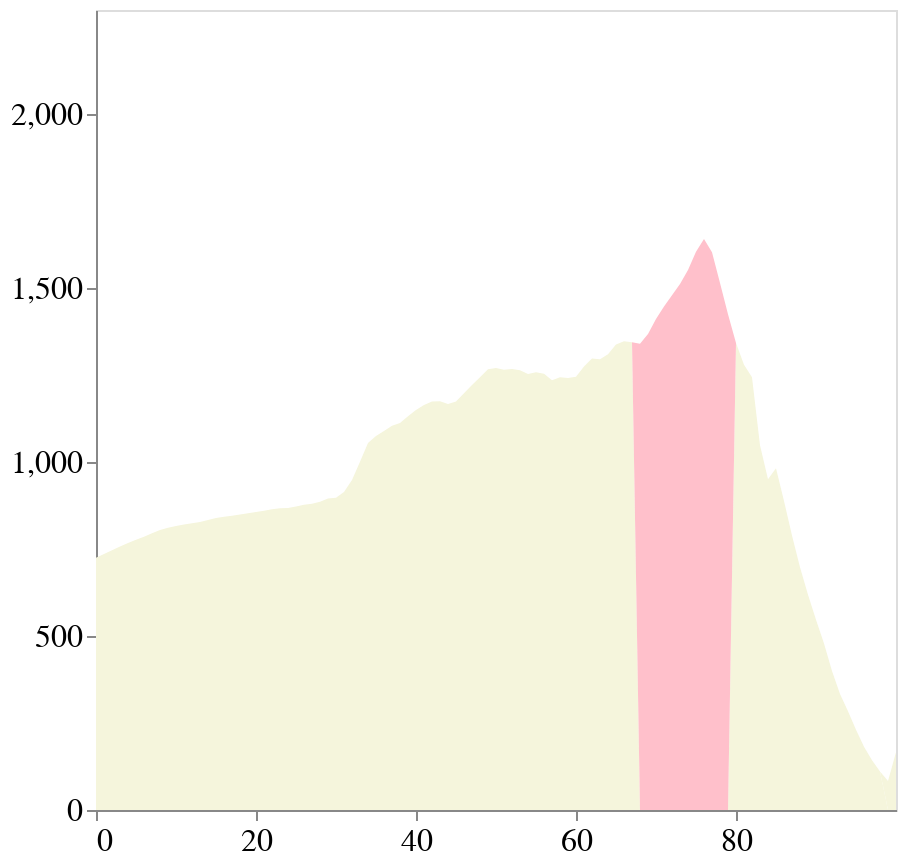

Notebook code for this chart:
### Code cell
import altair as alt
import numpy as np

font = "Arial"
yticks = np.arange(0,2300,500)
xticks = np.arange(0,100,20)
    #y=alt.Y('sum(supply)',
            #scale=alt.Scale(domain=(0, 1500000)),
            #axis=alt.Axis(values=yticks)),

chart = alt.Chart(source).mark_area(opacity=1).encode(
    x=alt.X("age:Q", 
            scale=alt.Scale(domain=(0, 100)),
            axis=alt.Axis(values=xticks, title=None)),
    y=alt.Y("population:Q",
            scale=alt.Scale(domain=(0,2300)),
            axis=alt.Axis(values=yticks, title=None)),
    color=alt.Color("generation:N", 
                    scale=alt.Scale(range=['beige','pink','beige']),
                    legend=None
                   )
).configure_axis(
    grid=False,
    labelFontSize=16,
    titleFontSize=20,
    titleFont=font,
    labelFont=font
).properties(
    height=400,width=400)

chart

### Figure 1 — Vega-Lite specification as saved in the notebook (floating-point values rounded to 4 significant figures)
{"config": {"view": {"continuousWidth": 400, "continuousHeight": 300}, "axis": {"grid": false, "labelFont": "Arial", "labelFontSize": 16, "titleFont": "Arial", "titleFontSize": 20}}, "data": {"name": "data-11283722cb0a74209746f54a0a05bb53"}, "mark": {"type": "area", "opacity": 1}, "encoding": {"color": {"field": "generation", "legend": null, "scale": {"range": ["beige", "pink", "beige"]}, "type": "nominal"}, "x": {"axis": {"title": null, "values": [0.0, 20.0, 40.0, 60.0, 80.0]}, "field": "age", "scale": {"domain": [0, 100]}, "type": "quantitative"}, "y": {"axis": {"title": null, "values": [0.0, 500.0, 1000.0, 1500.0, 2000.0]}, "field": "population", "scale": {"domain": [0, 2300]}, "type": "quantitative"}}, "height": 400, "width": 400, "$schema": "https://vega.github.io/schema/vega-lite/v4.17.0.json", "datasets": {"data-11283722cb0a74209746f54a0a05bb53": [{"age": 0, "generation": "other", "population": 725.4}, {"age": 1, "generation": "other", "population": 735.7}, {"age": 2, "generation": "other", "population": 746.5}, {"age": 3, "generation": "other", "population": 757.7}, {"age": 4, "generation": "other", "population": 767.6}, {"age": 5, "generation": "other", "population": 777.3}, {"age": 6, "generation": "other", "population": 785.9}, {"age": 7, "generation": "other", "population": 795.3}, {"age": 8, "generation": "other", "population": 805.1}, {"age": 9, "generation": "other", "population": 811.7}, {"age": 10, "generation": "other", "population": 816.8}, {"age": 11, "generation": "other", "population": 820.7}, {"age": 12, "generation": "other", "population": 824.2}, {"age": 13, "generation": "other", "population": 828.2}, {"age": 14, "generation": "other", "population": 833.4}, {"age": 15, "generation": "other", "population": 839.3}, {"age": 16, "generation": "other", "population": 843.4}, {"age": 17, "generation": "other", "population": 845.9}, {"age": 18, "generation": "other", "population": 849.3}, {"age": 19, "generation": "other", "population": 853.2}, {"age": 20, "generation": "other", "population": 856.9}, {"age": 21, "generation": "other", "population": 860.6}, {"age": 22, "generation": "other", "population": 864.4}, {"age": 23, "generation": "other", "population": 867.5}, {"age": 24, "generation": "other", "population": 868.6}, {"age": 25, "generation": "other", "population": 872.8}, {"age": 26, "generation": "other", "population": 877.6}, {"age": 27, "generation": "other", "population": 880.6}, {"age": 28, "generation": "other", "population": 886.0}, {"age": 29, "generation": "other", "population": 895.4}, {"age": 30, "generation": "other", "population": 897.9}, {"age": 31, "generation": "other", "population": 914.3}, {"age": 32, "generation": "other", "population": 948.8}, {"age": 33, "generation": "other", "population": 1001.0}, {"age": 34, "generation": "other", "population": 1055.0}, {"age": 35, "generation": "other", "population": 1075.0}, {"age": 36, "generation": "other", "population": 1090.0}, {"age": 37, "generation": "other", "population": 1104.0}, {"age": 38, "generation": "other", "population": 1113.0}, {"age": 39, "generation": "other", "population": 1132.0}, {"age": 40, "generation": "other", "population": 1150.0}, {"age": 41, "generation": "other", "population": 1164.0}, {"age": 42, "generation": "other", "population": 1175.0}, {"age": 43, "generation": "other", "population": 1175.0}, {"age": 44, "generation": "other", "population": 1167.0}, {"age": 45, "generation": "other", "population": 1174.0}, {"age": 46, "generation": "other", "population": 1198.0}, {"age": 47, "generation": "other", "population": 1222.0}, {"age": 48, "generation": "other", "population": 1244.0}, {"age": 49, "generation": "other", "population": 1267.0}, {"age": 50, "generation": "other", "population": 1271.0}, {"age": 51, "generation": "other", "population": 1266.0}, {"age": 52, "generation": "other", "population": 1268.0}, {"age": 53, "generation": "other", "population": 1264.0}, {"age": 54, "generation": "other", "population": 1253.0}, {"age": 55, "generation": "other", "population": 1259.0}, {"age": 56, "generation": "other", "population": 1254.0}, {"age": 57, "generation": "other", "population": 1236.0}, {"age": 58, "generation": "other", "population": 1244.0}, {"age": 59, "generation": "other", "population": 1242.0}, {"age": 60, "generation": "other", "population": 1245.0}, {"age": 61, "generation": "other", "population": 1275.0}, {"age": 62, "generation": "other", "population": 1298.0}, {"age": 63, "generation": "other", "population": 1296.0}, {"age": 64, "generation": "other", "population": 1310.0}, {"age": 65, "generation": "other", "population": 1338.0}, {"age": 66, "generation": "other", "population": 1348.0}, {"age": 67, "generation": "other", "population": 1345.0}, {"age": 68, "generation": "Lost generation", "population": 1341.0}, {"age": 69, "generation": "Lost generation", "population": 1369.0}, {"age": 70, "generation": "Lost generation", "population": 1411.0}, {"age": 71, "generation": "Lost generation", "population": 1448.0}, {"age": 72, "generation": "Lost generation", "population": 1480.0}, {"age": 73, "generation": "Lost generation", "population": 1512.0}, {"age": 74, "generation": "Lost generation", "population": 1553.0}, {"age": 75, "generation": "Lost generation", "population": 1605.0}, {"age": 76, "generation": "Lost generation", "population": 1642.0}, {"age": 77, "generation": "Lost generation", "population": 1604.0}, {"age": 78, "generation": "Lost generation", "population": 1515.0}, {"age": 79, "generation": "Lost generation", "population": 1425.0}, {"age": 80, "generation": "other", "population": 1343.0}, {"age": 81, "generation": "other", "population": 1280.0}, {"age": 82, "generation": "other", "population": 1244.0}, {"age": 83, "generation": "other", "population": 1049.0}, {"age": 84, "generation": "other", "population": 950.7}, {"age": 85, "generation": "other", "population": 982.5}, {"age": 86, "generation": "other", "population": 888.7}, {"age": 87, "generation": "other", "population": 788.9}, {"age": 88, "generation": "other", "population": 698.0}, {"age": 89, "generation": "other", "population": 618.7}, {"age": 90, "generation": "other", "population": 547.0}, {"age": 91, "generation": "other", "population": 478.3}, {"age": 92, "generation": "other", "population": 399.7}, {"age": 93, "generation": "other", "population": 333.2}, {"age": 94, "generation": "other", "population": 283.9}, {"age": 95, "generation": "other", "population": 230.5}, {"age": 96, "generation": "other", "population": 181.6}, {"age": 97, "generation": "other", "population": 143.1}, {"age": 98, "generation": "other", "population": 110.7}, {"age": 99, "generation": "Babyboomers", "population": 83.66}, {"age": 100, "generation": "Babyboomers", "population": 166.4}]}}
